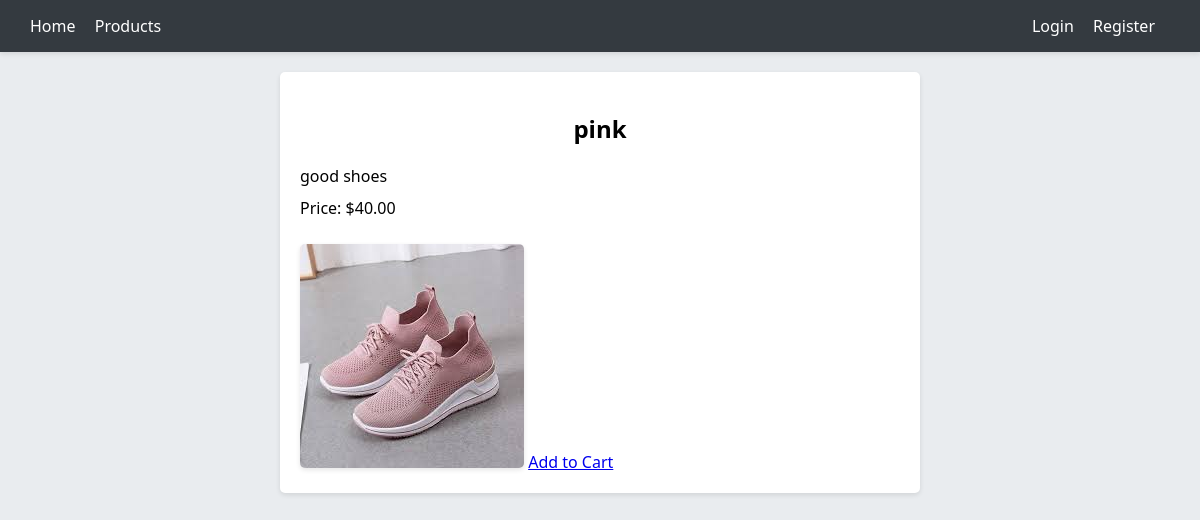
The page /products/1/ on the database its author committed.
### products/models.py (models this page shows, shortened)
class Product(models.Model):
    ELECTRONICS = 1
    CLOTHING = 2
    SHOES = 3
    BOOKS = 4
    SUPERMARKET = 5
    PRODUCT_TYPES = [
        (ELECTRONICS, 'Electronics'),
        (CLOTHING, 'Clothing'),
        (SHOES, 'Shoes'),
        (BOOKS, 'Books'),
        (SUPERMARKET, 'Supermarket'),
    ]
    name = models.CharField(max_length=255)
    description = models.TextField()
    price = models.DecimalField(max_digits=10, decimal_places=2)
    image = models.ImageField(upload_to='media', null=True, blank=True)
    created_at = models.DateTimeField(auto_now_add=True)
    stock_quantity = models.PositiveIntegerField(default=0)
    seller = models.ForeignKey(
        "accounts.SellerUser",
        on_delete=models.CASCADE,
        related_name='products',
        null=True,
        blank=True
    )
    type = models.IntegerField(choices=PRODUCT_TYPES)
    class Meta:
        abstract = False  # This allows the model to be used in the database

### products/views.py (the view)
# urls.py: path('<int:product_id>/', views.product_detail, name='product_detail'),
def product_detail(request, product_id):
    product = get_object_or_404(Product, id=product_id)
    return render(request, 'products/product_detail.html', {'product': product})

### products/templates/products/product_detail.html
{% extends 'base.html' %}
{% load static %}
{% block extra_css %}
    <link rel="stylesheet" type="text/css" href="{% static 'products/product_detail.css' %}">
{% endblock %}
{% block content %}
<div class="product-detail-container">
    <h2>{{ product.name }}</h2>
    <p>{{ product.description }}</p>
    <p>Price: ${{ product.price }}</p>
    {% if product.image %}
        <img src="{{ product.image.url }}" alt="{{ product.name }}" class="product-image">
    {% else %}
        <p>No image available for this product.</p>
    {% endif %}
    <a href="{% url 'add_to_cart' product.id %}" class="btn btn-primary">
        Add to Cart
    </a>
</div>
{% endblock %}

### static/css/base.css (style rules this page uses)
body { font-family: 'Segoe UI', Tahoma, Geneva, Verdana, sans-serif; margin: 0; padding: 0; background-color: #e9ecef; }

### products/static/products/product_detail.css (style rules this page uses)
.product-detail-container { max-width: 600px; margin: 0 auto; padding: 20px; background-color: white; border-radius: 5px; box-shadow: 0 2px 5px rgba(0, 0, 0, 0.1); }
.product-detail-container h2 { text-align: center; }
.product-detail-container p { margin: 10px 0; }
.product-image { max-width: 100%; height: auto; border-radius: 5px; box-shadow: 0 2px 5px rgba(0, 0, 0, 0.1); margin-top: 15px; }

### rows shown on the page
Product: name "pink", description "good shoes", price "40.00", image (picture)
